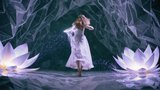
#> input picture crash_test_thumbs/b131771d081c529e_center.jpg, 160 x 90 px
$ python -i style_analyzer.py   (imports and definitions only)   (older library calls are emulated)
#> lines starting #> are read from the running program, lines starting #| are printed output that depends on the picture
### src/pb_studio/utils/logger.py
"""
Logging-System für PB_studio

Basierend auf Python logging mit Console- und File-Handler.
Automatische Log-Rotation und verschiedene Log-Level.
"""

import logging
from logging.handlers import RotatingFileHandler
from pathlib import Path


def setup_logging(
    log_file: str = "app.log",
    console_level: int = logging.INFO,
    file_level: int = logging.DEBUG,
    log_dir: str = "logs",
) -> logging.Logger:
    """
    Richtet das Logging-System für die Anwendung ein.

    Args:
        log_file: Name der Log-Datei
        console_level: Log-Level für Console-Ausgabe
        file_level: Log-Level für File-Ausgabe
        log_dir: Verzeichnis für Log-Dateien

    Returns:
        Konfigurierter Logger
    """
    # Erstelle Logger
    logger = logging.getLogger("pb_studio")
    logger.setLevel(logging.DEBUG)  # Erfasse alle Levels

    # Entferne bestehende Handler
    if logger.hasHandlers():
        logger.handlers.clear()

    # Console-Handler
    console_handler = logging.StreamHandler()
    console_handler.setLevel(console_level)
    console_formatter = logging.Formatter(
        "%(asctime)s - %(name)s - %(levelname)s - %(message)s",
        datefmt="%Y-%m-%d %H:%M:%S",
    )
    console_handler.setFormatter(console_formatter)
    logger.addHandler(console_handler)

    # Log-Verzeichnis erstellen
    log_path = Path(log_dir)
    log_path.mkdir(parents=True, exist_ok=True)

    # Datei-Handler mit Rotation (10MB pro Datei, 5 Backups)
    log_filepath = log_path / log_file
    file_handler = RotatingFileHandler(
        log_filepath, maxBytes=10485760, backupCount=5, encoding="utf-8"
    )
    file_handler.setLevel(file_level)
    file_formatter = logging.Formatter(
        "%(asctime)s - %(name)s - %(levelname)s - %(funcName)s:%(lineno)d - %(message)s",
        datefmt="%Y-%m-%d %H:%M:%S",
    )
    file_handler.setFormatter(file_formatter)
    logger.addHandler(file_handler)

    logger.info(f"Logging-System initialisiert. Log-Datei: {log_filepath}")
    return logger


# Globaler Logger für die Anwendung
_logger = None


def get_logger(name: str = None) -> logging.Logger:
    """
    Gibt einen Logger zurück (entweder modul-spezifisch oder global).
    Falls noch nicht initialisiert, wird setup_logging() aufgerufen.

    Args:
        name: Optional logger name (typically __name__ from calling module)

    Returns:
        Application logger
    """
    global _logger
    if _logger is None:
        _logger = setup_logging()

    # If name provided, return child logger for that module
    if name:
        return logging.getLogger(f"pb_studio.{name}")

    return _logger

### src/pb_studio/analysis/analyzers/style_analyzer.py
"""
Style Analyzer - Visual Style Analyse fuer Video-Clips.

Analysiert:
- Visuelle Styles (Vintage, Neon, Filmic, etc.)
- Farbpaletten-Komplexitaet
- Noise/Grain Level
- Schaerfe und Vignettierung
"""

from dataclasses import dataclass

import cv2
import numpy as np

from ...utils.logger import get_logger

logger = get_logger()


class VisualStyle:
    """Definiert moegliche Visual Styles."""

    VINTAGE = "VINTAGE"
    FILMIC = "FILMIC"
    NEON = "NEON"
    MINIMALIST = "MINIMALIST"
    PSYCHEDELIC = "PSYCHEDELIC"
    CINEMATIC = "CINEMATIC"
    DIGITAL = "DIGITAL"
    DREAMY = "DREAMY"
    HIGH_CONTRAST = "HIGH_CONTRAST"
    LOW_KEY = "LOW_KEY"
    HIGH_KEY = "HIGH_KEY"
    STANDARD = "STANDARD"


@dataclass
class StyleAnalysisResult:
    """Ergebnis der Style-Analyse."""

    styles: list[str]  # Erkannte Styles
    unique_colors: int  # Anzahl einzigartiger Farben
    noise_level: float  # Noise/Grain (0-1)
    sharpness: float  # Schaerfe
    vignette_score: float  # Vignettierung (0-1)
    saturation_mean: float  # Durchschnittliche Saettigung
    saturation_std: float  # Saettigungs-Variation
    dynamic_range: float  # Dynamic Range (0-1)
    mean_brightness: float  # Durchschnittliche Helligkeit

    # [13 lines left out: function to_dict, not called in this run]


class StyleAnalyzer:
    """Analysiert visuelle Styles von Video-Frames."""

    def __init__(self):
        """Initialisiert den StyleAnalyzer."""
        self.initialized = True  # Placeholder flag

    def analyze(self, frame: np.ndarray) -> StyleAnalysisResult:
        """
        Fuehrt vollstaendige Style-Analyse durch.

        Args:
            frame: OpenCV Frame (BGR)

        Returns:
            StyleAnalysisResult mit allen Analyse-Daten
        """
        if frame is None or frame.size == 0:
            return self._empty_result()

        try:
            # Metriken berechnen
            unique_colors = self._count_unique_colors(frame)
            noise_level = self._compute_noise_level(frame)
            sharpness = self._compute_sharpness(frame)
            vignette_score = self._compute_vignette(frame)
            sat_mean, sat_std = self._compute_saturation_stats(frame)
            dynamic_range = self._compute_dynamic_range(frame)
            mean_brightness = self._compute_mean_brightness(frame)

            # Styles klassifizieren
            styles = self._classify_styles(
                unique_colors,
                noise_level,
                sharpness,
                vignette_score,
                sat_mean,
                sat_std,
                dynamic_range,
                mean_brightness,
            )

            return StyleAnalysisResult(
                styles=styles,
                unique_colors=unique_colors,
                noise_level=round(noise_level, 3),
                sharpness=round(sharpness, 1),
                vignette_score=round(vignette_score, 3),
                saturation_mean=round(sat_mean, 3),
                saturation_std=round(sat_std, 3),
                dynamic_range=round(dynamic_range, 3),
                mean_brightness=round(mean_brightness, 1),
            )

        except Exception as e:
            logger.error(f"Fehler bei Style-Analyse: {e}")
            return self._empty_result()

    def _count_unique_colors(self, frame: np.ndarray) -> int:
        """Zaehlt einzigartige Farben (quantisiert)."""
        try:
            # Frame verkleinern
            small = cv2.resize(frame, (100, 100))

            # Quantisieren auf 8 Stufen pro Kanal
            quantized = (small // 32) * 32

            # Einzigartige Farben zaehlen
            pixels = quantized.reshape(-1, 3)
            unique = np.unique(pixels, axis=0)

            return len(unique)

        except Exception:
            return 0

    def _compute_noise_level(self, frame: np.ndarray) -> float:
        """
        Berechnet Noise/Grain Level über das gesamte Bild.

        Performance-Vergleich:
        - ALT (100x100 Sample): ~0.5ms @ 1080p, ungenau bei nicht-uniformem Noise
        - NEU (Downscale 320x180): ~1.2ms @ 1080p, global repräsentativ
        - MULTI-REGION (5 Samples): ~2.5ms @ 1080p, präzise aber langsamer

        Methode: Downscale für Balance zwischen Präzision und Performance.
        """
        try:
            # Konvertiere zu Grayscale falls nötig
            if len(frame.shape) == 3:
                gray = cv2.cvtColor(frame, cv2.COLOR_BGR2GRAY)
            else:
                gray = frame

            # Downscale für Performance bei globaler Analyse
            h, w = gray.shape[:2]
            target_size = (320, 180)  # Reduzierte Auflösung (~58k Pixel statt 2M)
            if h > target_size[1] or w > target_size[0]:
                gray = cv2.resize(gray, target_size, interpolation=cv2.INTER_AREA)

            # Laplacian für Noise-Detection (Hochpass-Filter)
            laplacian = cv2.Laplacian(gray, cv2.CV_64F)
            noise_level = laplacian.std()

            # Normalisiere zu [0, 1] Range
            # Typische Werte: 0-50 für sauber, 50-150 für verrauscht
            normalized = min(1.0, noise_level / 100.0)

            return float(normalized)

        except Exception:
            return 0.0

    # [48 lines left out: function _compute_noise_level_multiregion, not called in this run]

    def _compute_sharpness(self, frame: np.ndarray) -> float:
        """Berechnet Bildschaerfe via Laplacian Variance."""
        try:
            gray = cv2.cvtColor(frame, cv2.COLOR_BGR2GRAY)
            laplacian = cv2.Laplacian(gray, cv2.CV_64F)
            return laplacian.var()

        except Exception:
            return 0.0

    def _compute_vignette(self, frame: np.ndarray) -> float:
        """Berechnet Vignettierungs-Score."""
        try:
            gray = cv2.cvtColor(frame, cv2.COLOR_BGR2GRAY)
            h, w = gray.shape

            # Mitte-Region (innere 50%)
            margin_x = w // 4
            margin_y = h // 4
            center = gray[margin_y : h - margin_y, margin_x : w - margin_x]

            # Ecken-Regionen
            corner_size = min(h, w) // 6
            corners = [
                gray[0:corner_size, 0:corner_size],  # oben links
                gray[0:corner_size, w - corner_size : w],  # oben rechts
                gray[h - corner_size : h, 0:corner_size],  # unten links
                gray[h - corner_size : h, w - corner_size : w],  # unten rechts
            ]

            center_brightness = np.mean(center)
            corner_brightness = np.mean([np.mean(c) for c in corners])

            # Vignette = Mitte heller als Ecken
            vignette = (center_brightness - corner_brightness) / 255.0

            return max(0, vignette)

        except Exception:
            return 0.0

    def _compute_saturation_stats(self, frame: np.ndarray) -> tuple:
        """Berechnet Saettigungs-Statistiken."""
        try:
            hsv = cv2.cvtColor(frame, cv2.COLOR_BGR2HSV)
            saturation = hsv[:, :, 1] / 255.0

            return float(np.mean(saturation)), float(np.std(saturation))

        except Exception:
            return 0.5, 0.0

    def _compute_dynamic_range(self, frame: np.ndarray) -> float:
        """Berechnet Dynamic Range (Histogramm-Spread)."""
        try:
            gray = cv2.cvtColor(frame, cv2.COLOR_BGR2GRAY)

            # Histogramm
            hist = cv2.calcHist([gray], [0], None, [256], [0, 256])
            hist = hist.flatten()

            # Nicht-leere Bins finden
            non_zero = np.where(hist > 0)[0]

            if len(non_zero) < 2:
                return 0.0

            # Spread als Dynamic Range
            range_spread = (non_zero[-1] - non_zero[0]) / 255.0

            return range_spread

        except Exception:
            return 0.5

    def _compute_mean_brightness(self, frame: np.ndarray) -> float:
        """Berechnet durchschnittliche Helligkeit."""
        try:
            gray = cv2.cvtColor(frame, cv2.COLOR_BGR2GRAY)
            return float(np.mean(gray))

        except Exception:
            return 128.0

    def _classify_styles(
        self,
        unique_colors: int,
        noise_level: float,
        sharpness: float,
        vignette_score: float,
        sat_mean: float,
        sat_std: float,
        dynamic_range: float,
        mean_brightness: float,
    ) -> list[str]:
        """
        Score-basierte Style-Klassifikation mit Top-2 Selection.

        Behebt überlappende Thresholds durch:
        - Score-Berechnung für alle Styles (0-1)
        - Top-2 Selection (Primary + Secondary)
        - Mutual Exclusion Rules

        Returns:
            Liste mit Primary + optional Secondary Style
        """
        scores = {}

        # Berechne normalisierte Scores für alle Styles (0-1)

        # VINTAGE: Reduzierte Farben + Vignette
        if unique_colors < 800 and vignette_score > 0.05:
            color_factor = (800 - unique_colors) / 800
            vignette_factor = min(vignette_score / 0.15, 1.0)
            scores[VisualStyle.VINTAGE] = (color_factor + vignette_factor) / 2
        else:
            scores[VisualStyle.VINTAGE] = 0

        # FILMIC: Grain + moderate Saettigung
        if noise_level > 0.3 and sat_mean < 0.6:
            grain_factor = min((noise_level - 0.3) / 0.3, 1.0)
            sat_factor = (0.6 - sat_mean) / 0.6
            scores[VisualStyle.FILMIC] = (grain_factor + sat_factor) / 2
        else:
            scores[VisualStyle.FILMIC] = 0

        # NEON: Hohe Saettigung + hohe Schaerfe
        if sat_mean > 0.5 and sharpness > 800:
            sat_factor = (sat_mean - 0.5) / 0.5
            sharp_factor = min((sharpness - 800) / 1200, 1.0)
            scores[VisualStyle.NEON] = (sat_factor + sharp_factor) / 2
        else:
            scores[VisualStyle.NEON] = 0

        # MINIMALIST: Wenig Farben + hohe Dynamic Range
        if unique_colors < 500 and dynamic_range > 0.6:
            color_factor = (500 - unique_colors) / 500
            range_factor = (dynamic_range - 0.6) / 0.4
            scores[VisualStyle.MINIMALIST] = (color_factor + range_factor) / 2
        else:
            scores[VisualStyle.MINIMALIST] = 0

        # PSYCHEDELIC: Viele Farben + hohe Saettigung
        if unique_colors > 2000 and sat_mean > 0.4:
            color_factor = min((unique_colors - 2000) / 1000, 1.0)
            sat_factor = (sat_mean - 0.4) / 0.6
            scores[VisualStyle.PSYCHEDELIC] = (color_factor + sat_factor) / 2
        else:
            scores[VisualStyle.PSYCHEDELIC] = 0

        # CINEMATIC: Vignette + variable Saettigung
        if vignette_score > 0.03 and 0.3 < sat_mean < 0.7:
            vignette_factor = min(vignette_score / 0.1, 1.0)
            sat_factor = 1.0 - abs(sat_mean - 0.5) / 0.2
            scores[VisualStyle.CINEMATIC] = (vignette_factor + sat_factor) / 2
        else:
            scores[VisualStyle.CINEMATIC] = 0

        # DIGITAL: Hohe Schaerfe + wenig Noise
        if sharpness > 1000 and noise_level < 0.15:
            sharp_factor = min((sharpness - 1000) / 1000, 1.0)
            clean_factor = (0.15 - noise_level) / 0.15
            scores[VisualStyle.DIGITAL] = (sharp_factor + clean_factor) / 2
        else:
            scores[VisualStyle.DIGITAL] = 0

        # DREAMY: Niedrige Schaerfe + niedrige Saettigung
        if sharpness < 300 and sat_mean < 0.4:
            soft_factor = (300 - sharpness) / 300
            desat_factor = (0.4 - sat_mean) / 0.4
            scores[VisualStyle.DREAMY] = (soft_factor + desat_factor) / 2
        else:
            scores[VisualStyle.DREAMY] = 0

        # HIGH_CONTRAST: Hohe Dynamic Range
        scores[VisualStyle.HIGH_CONTRAST] = (
            max(0, (dynamic_range - 0.8) / 0.2) if dynamic_range > 0.8 else 0
        )

        # LOW_KEY: Dunkel
        scores[VisualStyle.LOW_KEY] = (80 - mean_brightness) / 80 if mean_brightness < 80 else 0

        # HIGH_KEY: Hell
        scores[VisualStyle.HIGH_KEY] = (mean_brightness - 180) / 75 if mean_brightness > 180 else 0

        # STANDARD: Baseline für alle Fälle
        scores[VisualStyle.STANDARD] = 0.3

        # Mutual Exclusion Rules
        mutual_exclusive_pairs = [
            (VisualStyle.LOW_KEY, VisualStyle.HIGH_KEY),
            (VisualStyle.MINIMALIST, VisualStyle.PSYCHEDELIC),
            (VisualStyle.DIGITAL, VisualStyle.VINTAGE),
            (VisualStyle.DIGITAL, VisualStyle.DREAMY),
        ]

        for style1, style2 in mutual_exclusive_pairs:
            if style1 in scores and style2 in scores:
                if scores[style1] > 0 and scores[style2] > 0:
                    if scores[style1] < scores[style2]:
                        scores[style1] = 0
                    else:
                        scores[style2] = 0

        # Top-2 Selection
        sorted_styles = sorted(
            [(style, score) for style, score in scores.items() if score > 0.3],
            key=lambda x: x[1],
            reverse=True,
        )

        styles = []
        if len(sorted_styles) > 0:
            styles.append(sorted_styles[0][0])  # Primary
        if len(sorted_styles) > 1 and sorted_styles[1][1] > 0.4:
            # Secondary nur wenn deutlich über Threshold
            styles.append(sorted_styles[1][0])

        # Fallback
        if not styles:
            styles.append(VisualStyle.STANDARD)

        return styles

    # [106 lines left out: functions _empty_result, analyze_video, get_style_profile, not called in this run]

>>> import cv2
>>> picture = cv2.imread('../../../../crash_test_thumbs/b131771d081c529e_center.jpg')
#> picture is the input picture: shape (90, 160, 3); mean B, G, R 114.7, 90.6, 78.5
>>> result = StyleAnalyzer().analyze(picture)
#> in _count_unique_colors, `small = cv2.resize(frame, (100, 100))`:
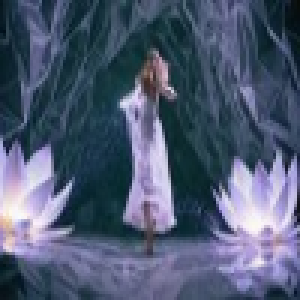
#> small: shape (100, 100, 3) (shown 3 times larger); mean B, G, R 114.6, 90.5, 78.4
#> in _count_unique_colors, `quantized = (small // 32) * 32`:
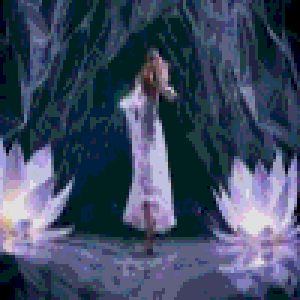
#> quantized: shape (100, 100, 3) (shown 3 times larger); mean B, G, R 99.1, 75.1, 62.8
#> in _count_unique_colors, `unique = np.unique(pixels, axis=0)`: unique = 64 rows, first 8: [0, 0, 0], [32, 0, 0], [32, 0, 32], [32, 32, 0], [32, 32, 32], [32, 32, 64], [32, 64, 64], [32, 64, 96]
#> in analyze, `unique_colors = self._count_unique_colors(frame)`: unique_colors = 64
#> in _compute_noise_level, `gray = cv2.cvtColor(frame, cv2.COLOR_BGR2GRAY)`:
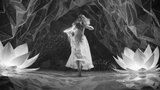
#> gray: shape (90, 160); min 4, max 254, mean 89.8
#> in _compute_noise_level, `laplacian = cv2.Laplacian(gray, cv2.CV_64F)`:
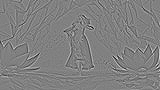
#> laplacian: shape (90, 160) float64; min -376, max 369, mean 0.1; drawn with min black and max white
#> in _compute_noise_level, `noise_level = laplacian.std()`: noise_level = 46.23
#> in _compute_noise_level, `normalized = min(1.0, noise_level / 100.0)`: normalized = 0.462
#> in analyze, `sharpness = self._compute_sharpness(frame)`: sharpness = 2137.7
#> in _compute_vignette, `center = gray[margin_y : h - margin_y, margin_x : w - margin_x]`:
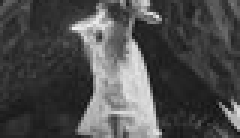
#> center: shape (46, 80) (shown 3 times larger); min 12, max 238, mean 77
#> in _compute_vignette, `center_brightness = np.mean(center)`: center_brightness = 76.96
#> in _compute_vignette, `corner_brightness = np.mean([np.mean(c) for c in corners])`: corner_brightness = 59.59
#> in _compute_vignette, `vignette = (center_brightness - corner_brightness) / 255.0`: vignette = 0.0681
#> in _compute_saturation_stats, `hsv = cv2.cvtColor(frame, cv2.COLOR_BGR2HSV)`: hsv: shape (90, 160, 3); mean H, S, V 110, 109.8, 115.1
#> in _compute_saturation_stats, `saturation = hsv[:, :, 1] / 255.0`:
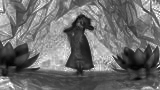
#> saturation: shape (90, 160) float64; min 0.00784, max 1, mean 0.431
#> in analyze, `sat_mean, sat_std = self._compute_saturation_stats(frame)`: sat_mean = 0.431; sat_std = 0.201
#> in _compute_dynamic_range, `hist = cv2.calcHist([gray], [0], None, [256], [0, 256])`: hist = 256 values, max 221 at index 36, min 0 at index 0, mean 56.25
#> in _compute_dynamic_range, `non_zero = np.where(hist > 0)[0]`: non_zero = 249 values from 4 to 254
#> in _compute_dynamic_range, `range_spread = (non_zero[-1] - non_zero[0]) / 255.0`: range_spread = 0.98
#> in analyze, `mean_brightness = self._compute_mean_brightness(frame)`: mean_brightness = 89.75
#> in _classify_styles, `color_factor = (800 - unique_colors) / 800`: color_factor = 0.92
#> in _classify_styles, `vignette_factor = min(vignette_score / 0.15, 1.0)`: vignette_factor = 0.454
#> in _classify_styles, `grain_factor = min((noise_level - 0.3) / 0.3, 1.0)`: grain_factor = 0.541
#> in _classify_styles, `sat_factor = (0.6 - sat_mean) / 0.6`: sat_factor = 0.282
#> in _classify_styles, `color_factor = (500 - unique_colors) / 500`: color_factor = 0.872
#> in _classify_styles, `range_factor = (dynamic_range - 0.6) / 0.4`: range_factor = 0.951
#> in _classify_styles, `vignette_factor = min(vignette_score / 0.1, 1.0)`: vignette_factor = 0.681
#> in _classify_styles, `sat_factor = 1.0 - abs(sat_mean - 0.5) / 0.2`: sat_factor = 0.653
#> after the loop in _classify_styles, `for style1, style2 in mutual_exclusive_pairs:`: scores = 12 items
#> in _classify_styles, `sorted_styles = sorted( [(style, score) for style, score in scores.ite..`: sorted_styles = [('MINIMALIST', 0.911), ('HIGH_CONTRAST', 0.902), ('VINTAGE', 0.687), ('CINEMATIC', 0.667), ('FILMIC', 0.412)]
#> in analyze, `styles = self._classify_styles( unique_colors, noise_level, sharpness,..`: styles = ['MINIMALIST', 'HIGH_CONTRAST']
